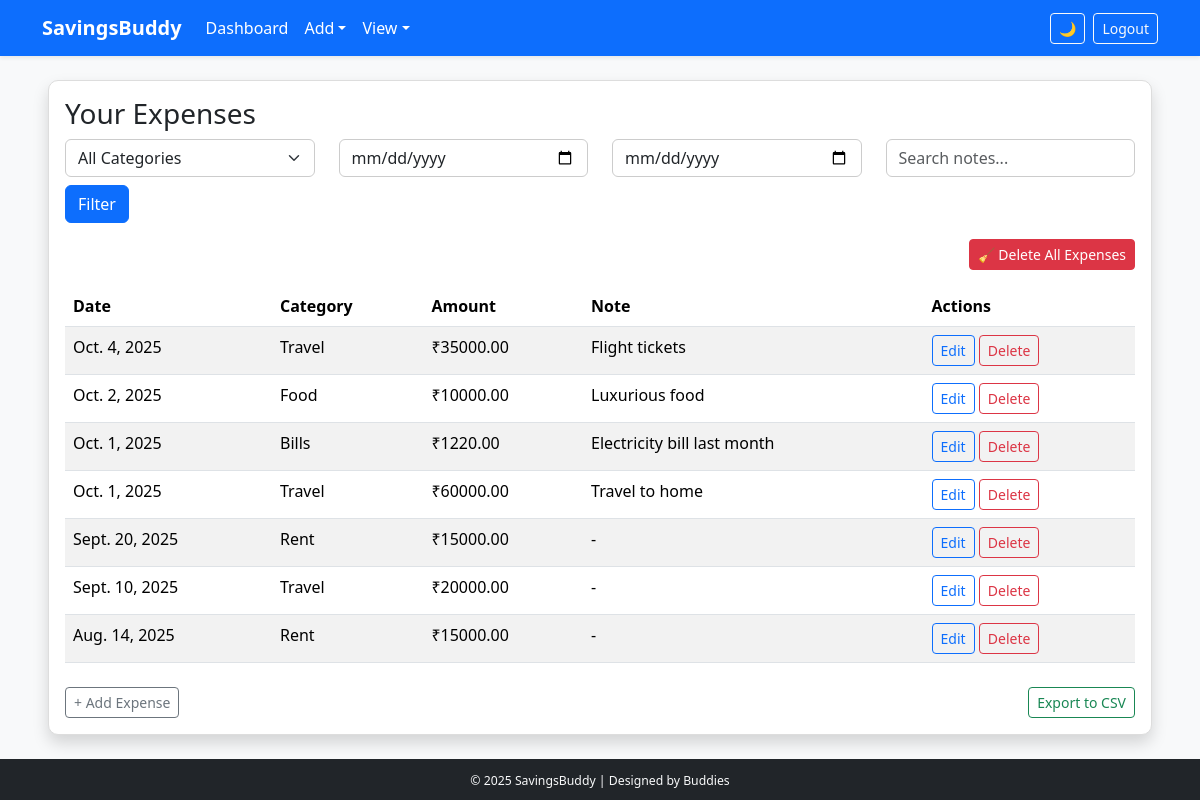
Screenshot of /expenses/ (signed in) with the database file from the repository.
### expenses/models.py (models this page shows, shortened)
class Expense(models.Model):
    user = models.ForeignKey(User, on_delete=models.CASCADE)
    category = models.ForeignKey(Category, on_delete=models.SET_NULL, null=True, blank=True)
    amount = models.DecimalField(max_digits=10, decimal_places=2)
    date = models.DateField()
    note = models.TextField(blank=True)

class Category(models.Model):
    name = models.CharField(max_length=50)
    def __str__(self):
        return self.name

### expenses/views.py (the view)
# urls.py: path('expenses/', views.expense_list, name='expense_list'),
@login_required
def expense_list(request):
    qs = Expense.objects.filter(user=request.user).order_by('-date')
    category = request.GET.get('category')
    if category and category != "all":
        qs = qs.filter(category__name__icontains=category)
    start_date = request.GET.get('start')
    end_date = request.GET.get('end')
    if start_date and end_date:
        qs = qs.filter(date__range=[start_date, end_date])
    query = request.GET.get('q')
    if query:
        qs = qs.filter(note__icontains=query)
    categories = Category.objects.all()
    return render(request, 'expense_list.html', {
        'expenses': qs,
        'categories': categories,
    })

### expenses/templates/expense_list.html (shortened to what this page needs)
{% extends "base.html" %}
{% block content %}
<div class="card p-3 shadow">
<h3>Your Expenses</h3>
<form method="get" class="row mb-3">
  <div class="col-md-3">
    <select name="category" class="form-select">
      <option value="all">All Categories</option>
    </select>
  </div>
  <div class="col-md-3">
    <input type="date" name="start" class="form-control" placeholder="Start Date">
  </div>
  <div class="col-md-3">
    <input type="date" name="end" class="form-control" placeholder="End Date">
  </div>
  <div class="col-md-3">
    <input type="text" name="q" class="form-control" placeholder="Search notes...">
  </div>
  <div class="col-md-2 mt-2">
    <button class="btn btn-primary">Filter</button>
  </div>
</form>
<div class="text-end mb-3">
  <form method="post" action="{% url 'expense_delete_all' %}" onsubmit="return confirm('Are you sure you want to delete ALL expenses?');">
    <button type="submit" class="btn btn-danger btn-sm">🧹 Delete All Expenses</button>
  </form>
</div>
<table class="table table-hover table-striped">
<thead><tr><th>Date</th><th>Category</th><th>Amount</th><th>Note</th><th>Actions</th></tr></thead>
<tbody>
  {% for e in expenses %}
  <tr>
    <td>{{ e.date }}</td>
    <td>{{ e.category }}</td>
    <td>₹{{ e.amount }}</td>
    <td>{{ e.note|default:"-" }}</td>
    <td>
      <a class="btn btn-sm btn-outline-primary" href="{% url 'expense_edit' e.pk %}">Edit</a>
      <a class="btn btn-sm btn-outline-danger" href="{% url 'expense_delete' e.pk %}">Delete</a>
    </td>
  </tr>
  {% empty %}
  <tr><td colspan="5">No expenses found.</td></tr>
  {% endfor %}
</tbody>
</table>
<div class="d-flex justify-content-between mt-2">
  <div>
    <a class="btn btn-sm btn-outline-secondary" href="{% url 'expense_add' %}">+ Add Expense</a>
  </div>
  <div>
    <a class="btn btn-sm btn-outline-success" href="{% url 'expense_export' %}">Export to CSV</a>
  </div>
</div>
</div>
{% endblock %}

### expenses/templates/base.html (shortened to what this page needs)
<!DOCTYPE html>
<html lang="en">
{% load static %}
<head>
  <link href="https://cdn.jsdelivr.net/npm/bootstrap@5.3.3/dist/css/bootstrap.min.css" rel="stylesheet">
  <link rel="stylesheet" href="{% static 'css/style.css' %}">
</head>
<body class="light-mode">
  <nav class="navbar navbar-expand-lg navbar-dark bg-primary sticky-top shadow-sm">
    <div class="container">
      <a class="navbar-brand fw-bold">SavingsBuddy</a>
      <div class="collapse navbar-collapse" id="navbarNav">
        <ul class="navbar-nav me-auto">
          {% if user.is_authenticated %}
            <li class="nav-item"><a class="nav-link" href="{% url 'dashboard' %}">Dashboard</a></li>
            <li class="nav-item dropdown">
              <a class="nav-link dropdown-toggle" href="#" role="button" data-bs-toggle="dropdown">Add</a>
            </li>
            <li class="nav-item dropdown">
              <a class="nav-link dropdown-toggle" href="#" role="button" data-bs-toggle="dropdown">View</a>
            </li>
          {% else %}
            <li class="nav-item"><a class="nav-link" href="{% url 'home' %}">Home</a></li>
          {% endif %}
        </ul>
        <ul class="navbar-nav">
          {% if user.is_authenticated %}
          <li class="nav-item me-2">
            <button id="darkModeToggle" class="btn btn-sm btn-outline-light">🌙</button>
          </li>
          <li class="nav-item">
            <a class="btn btn-sm btn-outline-light" href="{% url 'logout' %}">Logout</a>
          </li>
          {% else %}
          <li class="nav-item"><a class="nav-link" href="{% url 'login' %}">Login</a></li>
          <li class="nav-item"><a class="nav-link" href="{% url 'register' %}">Register</a></li>
          {% endif %}
        </ul>
      </div>
    </div>
  </nav>
  <main class="container-fluid py-4 px-md-5">
    {% block content %}{% endblock %}
  </main>
  <footer>
    <div class="container">
      <small>© 2025 SavingsBuddy | Designed by Buddies</small>
    </div>
  </footer>
</body>
</html>

### expenses/static/css/style.css (style rules this page uses)
body.light-mode { background-color: #f8f9fa !important; color: #212529 !important; }
.card, .summary-card, .goal-card { background-color: #ffffff !important; color: #212529 !important; border: 1px solid #ddd; border-radius: 10px; transition: all 0.3s ease; }
input, select, textarea { background-color: #ffffff !important; color: #212529 !important; border: 1px solid #ccc !important; border-radius: 6px; padding: 8px 10px; width: 100%; }
.navbar { background-color: var(--bs-primary) !important; }
.navbar-dark .navbar-nav .nav-link { color: #fff !important; }
footer { background-color: #212529 !important; color: #f8f9fa !important; text-align: center; padding: 15px 0; position: relative !important; bottom: 0 !important; width: 100%; }
.card label, .card h3, .card h4, .card h5, .card ul li, .card p { color: inherit !important; }

### expenses/templates/base.html (style rules this page uses)
html, body { height: 100%; display: flex; flex-direction: column; margin: 0; }
main { flex: 1; }
footer { background-color: #212529; color: #fff; text-align: center; padding: 10px 0; font-size: 14px; width: 100%; }

### rows the page displays
Expense: date "Oct. 4, 2025", category "Travel", amount "35000.00", note "Flight tickets"
Expense: date "Oct. 2, 2025", category "Food", amount "10000.00", note "Luxurious food"
Expense: date "Oct. 1, 2025", category "Bills", amount "1220.00", note "Electricity bill last month"
Expense: date "Oct. 1, 2025", category "Travel", amount "60000.00", note "Travel to home"
Expense: date "Sept. 20, 2025", category "Rent", amount "15000.00", note "-"
Expense: date "Sept. 10, 2025", category "Travel", amount "20000.00", note "-"
Expense: date "Aug. 14, 2025", category "Rent", amount "15000.00", note "-"
